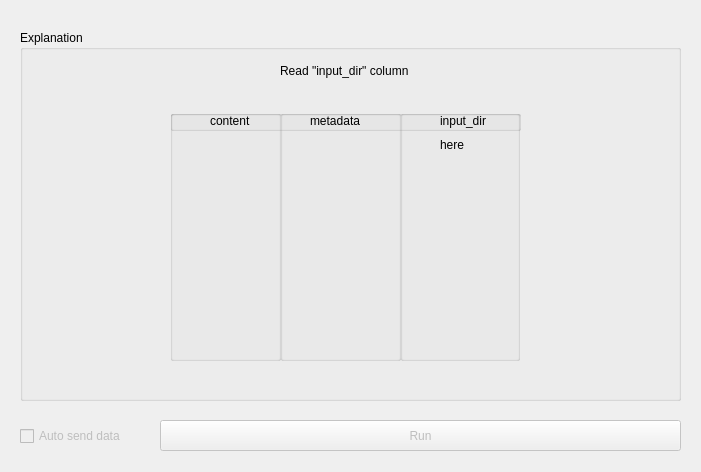
<?xml version="1.0" encoding="UTF-8"?>
<ui version="4.0">
 <class>Form</class>
 <widget class="QWidget" name="Form">
  <property name="geometry">
   <rect>
    <x>0</x>
    <y>0</y>
    <width>701</width>
    <height>472</height>
   </rect>
  </property>
  <property name="windowTitle">
   <string>Speech to Text</string>
  </property>
  <widget class="QGroupBox" name="groupBox">
   <property name="geometry">
    <rect>
     <x>20</x>
     <y>30</y>
     <width>661</width>
     <height>371</height>
    </rect>
   </property>
   <property name="title">
    <string>Explanation</string>
   </property>
   <widget class="QLabel" name="label">
    <property name="geometry">
     <rect>
      <x>260</x>
      <y>20</y>
      <width>261</width>
      <height>41</height>
     </rect>
    </property>
    <property name="text">
     <string>Read &quot;input_dir&quot; column</string>
    </property>
   </widget>
   <widget class="QGroupBox" name="groupBox_2">
    <property name="geometry">
     <rect>
      <x>150</x>
      <y>80</y>
      <width>111</width>
      <height>251</height>
     </rect>
    </property>
    <property name="title">
     <string/>
    </property>
   </widget>
   <widget class="QGroupBox" name="groupBox_3">
    <property name="geometry">
     <rect>
      <x>260</x>
      <y>80</y>
      <width>121</width>
      <height>251</height>
     </rect>
    </property>
    <property name="title">
     <string/>
    </property>
   </widget>
   <widget class="QGroupBox" name="groupBox_4">
    <property name="geometry">
     <rect>
      <x>380</x>
      <y>80</y>
      <width>120</width>
      <height>251</height>
     </rect>
    </property>
    <property name="title">
     <string/>
    </property>
    <widget class="QLabel" name="label_5">
     <property name="geometry">
      <rect>
       <x>40</x>
       <y>30</y>
       <width>35</width>
       <height>10</height>
      </rect>
     </property>
     <property name="text">
      <string>here</string>
     </property>
    </widget>
   </widget>
   <widget class="QGroupBox" name="groupBox_5">
    <property name="geometry">
     <rect>
      <x>150</x>
      <y>80</y>
      <width>351</width>
      <height>21</height>
     </rect>
    </property>
    <property name="title">
     <string/>
    </property>
    <widget class="QLabel" name="label_2">
     <property name="geometry">
      <rect>
       <x>40</x>
       <y>3</y>
       <width>61</width>
       <height>16</height>
      </rect>
     </property>
     <property name="text">
      <string>content</string>
     </property>
    </widget>
    <widget class="QLabel" name="label_3">
     <property name="geometry">
      <rect>
       <x>140</x>
       <y>3</y>
       <width>71</width>
       <height>16</height>
      </rect>
     </property>
     <property name="text">
      <string>metadata</string>
     </property>
    </widget>
    <widget class="QLabel" name="label_4">
     <property name="geometry">
      <rect>
       <x>270</x>
       <y>3</y>
       <width>71</width>
       <height>16</height>
      </rect>
     </property>
     <property name="text">
      <string>input_dir</string>
     </property>
    </widget>
   </widget>
  </widget>
  <widget class="QCheckBox" name="checkBox_send">
   <property name="enabled">
    <bool>false</bool>
   </property>
   <property name="geometry">
    <rect>
     <x>20</x>
     <y>426</y>
     <width>121</width>
     <height>20</height>
    </rect>
   </property>
   <property name="text">
    <string>Auto send data</string>
   </property>
  </widget>
  <widget class="QPushButton" name="pushButton_send">
   <property name="enabled">
    <bool>false</bool>
   </property>
   <property name="geometry">
    <rect>
     <x>160</x>
     <y>420</y>
     <width>521</width>
     <height>31</height>
    </rect>
   </property>
   <property name="text">
    <string>Run</string>
   </property>
  </widget>
 </widget>
 <resources/>
 <connections/>
</ui>
